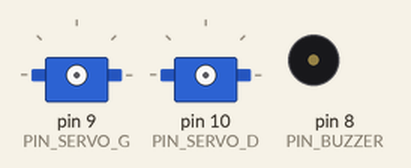
A sketch run on a simulated Arduino Uno, built with avr-gcc and run on an emulated ATmega328P. Parts: 2 × servo, buzzer (waves = sounding).

Above: at 0.2 s.
At 8.7 s:
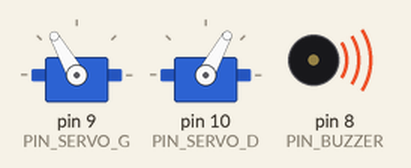
At 17.7 s:
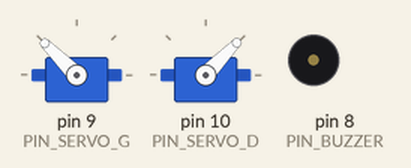
At 26.9 s:
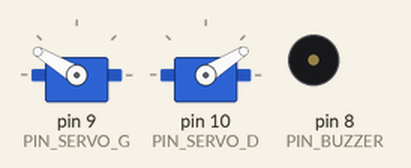
At 33.1 s:
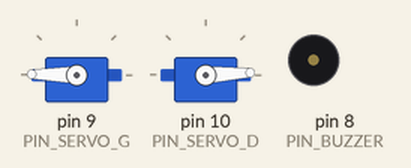
At 35.1 s:
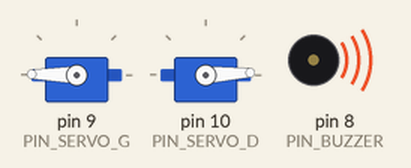
Timing chart, 0 to 37.1 s (numbered marks = the images above):
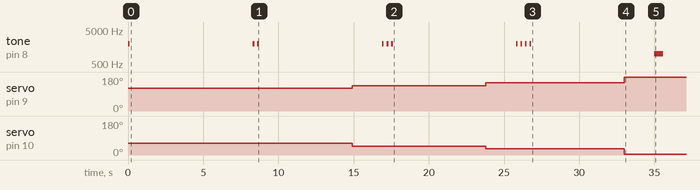

The sketch:

08_test_vitesse.ino
```cpp
/*
 * Test de vitesse des servos FS90R : à partir de quelle commande la vitesse n'augmente plus ?
 * Pour chaque vitesse de la liste : N bips (N = numéro de l'essai), 6 s pour poser le robot
 * sur la ligne de départ, puis 2 s tout droit et arrêt. Mesurer la distance parcourue à la règle.
 * Si la distance n'augmente plus d'une vitesse à la suivante, les servos sont saturés.
 *
 * Servos gauche->D9, droite->D10 | buzzer D8
 */

#include <Servo.h>

const uint8_t PIN_SERVO_G = 9;
const uint8_t PIN_SERVO_D = 10;
const uint8_t PIN_BUZZER  = 8;

const int STOP_G = 1485;
const int STOP_D = 1470;
const int US_PAR_DEGRE = 10;

const int VITESSES[] = {30, 45, 60, 90};   // en "degrés" comme dans 07 (45 = vitesse actuelle)
const int NB = sizeof(VITESSES) / sizeof(VITESSES[0]);
const unsigned long T_ROULE = 2000;        // ms
const unsigned long T_POSE = 6000;         // ms pour reposer le robot

Servo servoG, servoD;

void bips(int n) {
  for (int i = 0; i < n; i++) {
    tone(PIN_BUZZER, 2000, 120);
    delay(300);
  }
}

void setup() {
  for (int i = 0; i < NB; i++) {
    bips(i + 1);
    delay(T_POSE);
    servoG.attach(PIN_SERVO_G);
    servoD.attach(PIN_SERVO_D);
    servoG.writeMicroseconds(STOP_G + VITESSES[i] * US_PAR_DEGRE);
    servoD.writeMicroseconds(STOP_D - VITESSES[i] * US_PAR_DEGRE);   // servo droit monté en miroir
    delay(T_ROULE);
    servoG.detach();   // au sol, le STOP ne suffit pas à immobiliser le robot
    servoD.detach();
  }
  tone(PIN_BUZZER, 1000, 600);   // fin du test
}

void loop() {}
```

Measured:
- by itself, tone on pin 8 (PIN_BUZZER): plays 2000 Hz for 0.12 s, 2000 Hz for 0.12 s, 2000 Hz for 0.12 s, 2000 Hz for 0.12 s, 2000 Hz for 0.12 s, 2000 Hz for 0.12 s … (11 notes in this stretch)
